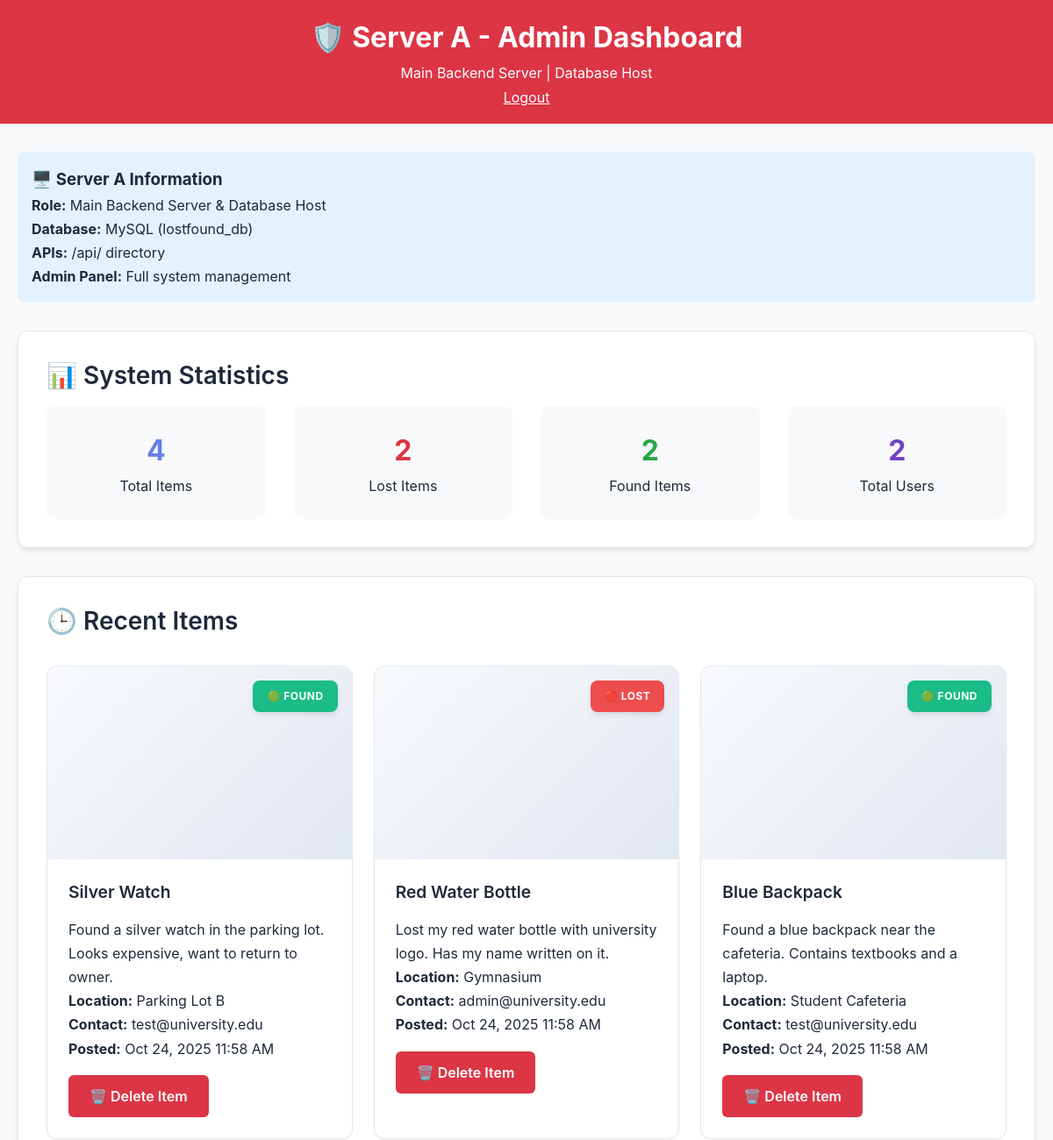
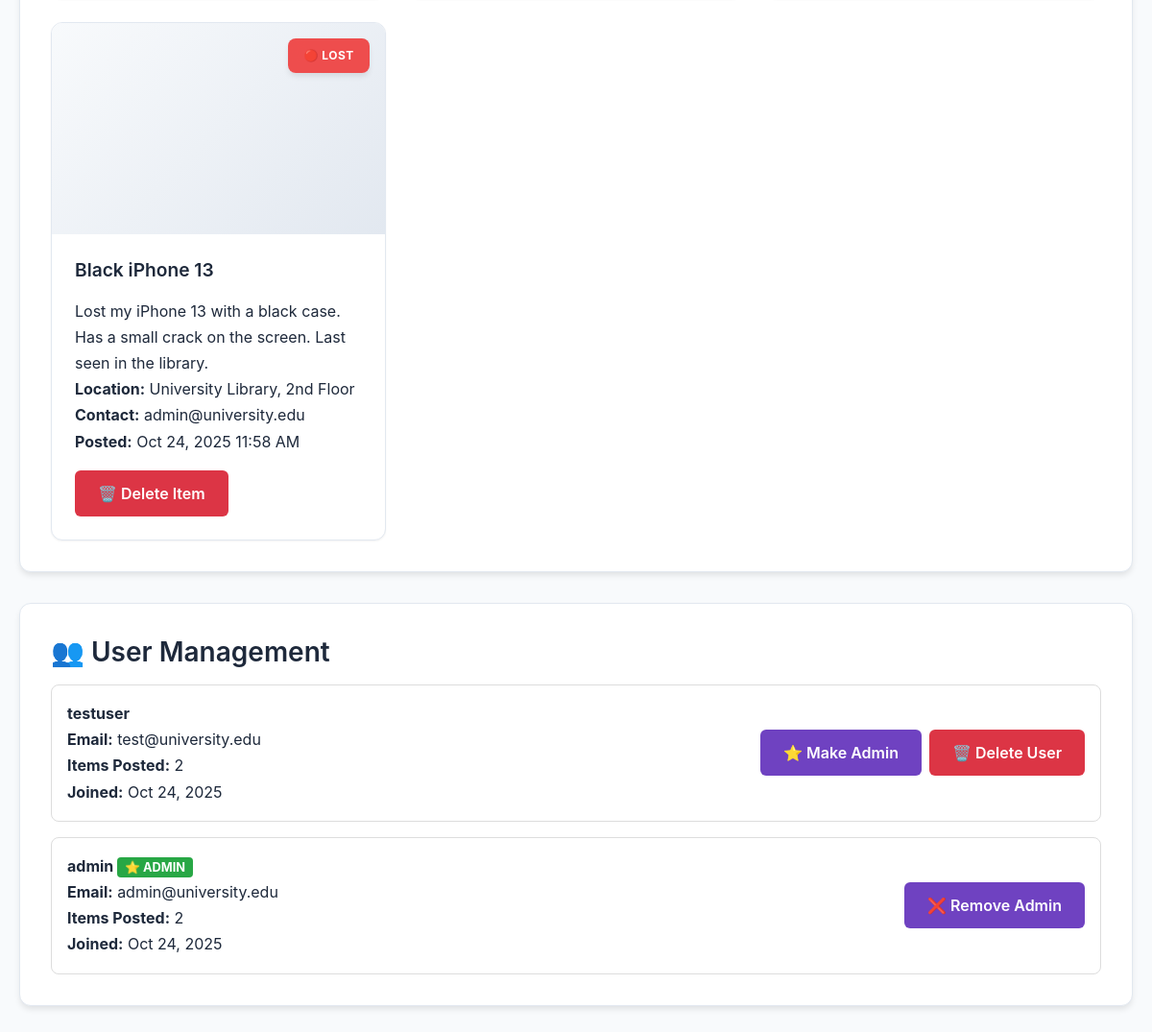
Screenshot of /ServerA/admin_dashboard.php (signed in) with the database file from the repository (2 pictures, top to bottom).
### tables this page shows
CREATE TABLE IF NOT EXISTS items (
    id INT AUTO_INCREMENT PRIMARY KEY,
    user_id INT DEFAULT NULL,
    title VARCHAR(100) NOT NULL,
    description TEXT NOT NULL,
    type ENUM('lost', 'found') NOT NULL,
    location VARCHAR(100) NOT NULL,
    contact VARCHAR(100) NOT NULL,
    image VARCHAR(255) NOT NULL,
    created_at TIMESTAMP DEFAULT CURRENT_TIMESTAMP,
    FOREIGN KEY (user_id) REFERENCES users(id) ON DELETE CASCADE
);

CREATE TABLE IF NOT EXISTS users (
    id INT AUTO_INCREMENT PRIMARY KEY,
    username VARCHAR(50) NOT NULL UNIQUE,
    email VARCHAR(100) NOT NULL UNIQUE,
    password VARCHAR(255) NOT NULL,
    is_admin TINYINT(1) DEFAULT 0,
    created_at TIMESTAMP DEFAULT CURRENT_TIMESTAMP
);

### ServerA/admin_dashboard.php (the view, shortened to what this page needs)
<?php
$conn = getDBConnection();
$sql = "SELECT
    COUNT(*) as total,
    SUM(CASE WHEN type = 'lost' THEN 1 ELSE 0 END) as lost_count,
    SUM(CASE WHEN type = 'found' THEN 1 ELSE 0 END) as found_count
    FROM items";
$result = $conn->query($sql);
$stats = $result->fetch_assoc();
$sql = "SELECT * FROM items ORDER BY created_at DESC LIMIT 10";
$result = $conn->query($sql);
$recentItems = [];
while ($row = $result->fetch_assoc()) {
    $recentItems[] = $row;
}
$sql = "SELECT users.*, COUNT(items.id) as item_count
        FROM users
        LEFT JOIN items ON users.id = items.user_id
        GROUP BY users.id
        ORDER BY users.created_at DESC";
$result = $conn->query($sql);
$allUsers = [];
while ($row = $result->fetch_assoc()) {
    $allUsers[] = $row;
}
?>
<!DOCTYPE html>
<html lang="en">
<head>
    <link rel="stylesheet" href="../ServerB/style.css">
</head>
<body>
    <div class="admin-header">
        <h1>🛡️ Server A - Admin Dashboard</h1>
        <p>Main Backend Server | Database Host</p>
        <a href="?logout=1" style="color: white; text-decoration: underline;">Logout</a>
    </div>
    <main>
        <div class="server-info">
            <h3>🖥️ Server A Information</h3>
            <p><strong>Role:</strong> Main Backend Server & Database Host</p>
            <p><strong>Database:</strong> MySQL (lostfound_db)</p>
            <p><strong>APIs:</strong> /api/ directory</p>
            <p><strong>Admin Panel:</strong> Full system management</p>
        </div>
        <section class="form-container">
            <h2>📊 System Statistics</h2>
            <div style="display: grid; grid-template-columns: repeat(auto-fit, minmax(200px, 1fr)); gap: 2rem; text-align: center;">
                <div style="padding: 1.5rem; background: #f8f9fa; border-radius: 10px;">
                    <h3 style="font-size: 2rem; color: #667eea;"><?php echo $stats['total']; ?></h3>
                    <p>Total Items</p>
                </div>
                <div style="padding: 1.5rem; background: #f8f9fa; border-radius: 10px;">
                    <h3 style="font-size: 2rem; color: #dc3545;"><?php echo $stats['lost_count']; ?></h3>
                    <p>Lost Items</p>
                </div>
                <div style="padding: 1.5rem; background: #f8f9fa; border-radius: 10px;">
                    <h3 style="font-size: 2rem; color: #28a745;"><?php echo $stats['found_count']; ?></h3>
                    <p>Found Items</p>
                </div>
                <div style="padding: 1.5rem; background: #f8f9fa; border-radius: 10px;">
                    <h3 style="font-size: 2rem; color: #6f42c1;"><?php echo count($allUsers); ?></h3>
                    <p>Total Users</p>
                </div>
            </div>
        </section>
        <section class="form-container">
            <h2>🕒 Recent Items</h2>
            <?php if (count($recentItems) > 0): ?>
                <div class="items-grid">
                    <?php foreach ($recentItems as $item): ?>
                        <div class="item-card">
                            <div class="item-card-header">
                                <span class="item-type <?php echo $item['type']; ?>">
                                    <?php echo $item['type'] === 'lost' ? '🔴 Lost' : '🟢 Found'; ?>
                                </span>
                            </div>
                            <div class="item-card-body">
                                <h3><?php echo htmlspecialchars($item['title']); ?></h3>
                                <p><?php echo htmlspecialchars($item['description']); ?></p>
                                <p><strong>Location:</strong> <?php echo htmlspecialchars($item['location']); ?></p>
                                <p><strong>Contact:</strong> <?php echo htmlspecialchars($item['contact']); ?></p>
                                <p><strong>Posted:</strong> <?php echo date('M j, Y g:i A', strtotime($item['created_at'])); ?></p>
                                <form method="POST" style="margin-top: 1rem;" onsubmit="return confirm('Delete this item?')">
                                    <button type="submit" name="delete_item" class="btn" style="background: #dc3545;">🗑️ Delete Item</button>
                                </form>
                            </div>
                        </div>
                    <?php endforeach; ?>
                </div>
            <?php else: ?>
                <p>No items found.</p>
            <?php endif; ?>
        </section>
        <section class="form-container">
            <h2>👥 User Management</h2>
            <?php if (count($allUsers) > 0): ?>
                <div style="display: grid; gap: 1rem;">
                    <?php foreach ($allUsers as $user): ?>
                        <div style="padding: 1rem; border: 1px solid #ddd; border-radius: 8px; display: flex; justify-content: space-between; align-items: center;">
                            <div>
                                <h4>
                                    <?php echo htmlspecialchars($user['username']); ?>
                                    <?php if ($user['is_admin'] == 1): ?>
                                        <span style="background: #28a745; color: white; padding: 0.2rem 0.5rem; border-radius: 4px; font-size: 0.8rem;">⭐ ADMIN</span>
                                    <?php endif; ?>
                                </h4>
                                <p><strong>Email:</strong> <?php echo htmlspecialchars($user['email']); ?></p>
                                <p><strong>Items Posted:</strong> <?php echo $user['item_count']; ?></p>
                                <p><strong>Joined:</strong> <?php echo date('M j, Y', strtotime($user['created_at'])); ?></p>
                            </div>
                            <div style="display: flex; gap: 0.5rem;">
                                <form method="POST">
                                    <button type="submit" name="toggle_admin" class="btn" style="background: #6f42c1;">
                                        <?php echo $user['is_admin'] == 1 ? '❌ Remove Admin' : '⭐ Make Admin'; ?>
                                    </button>
                                </form>
                                <?php if ($user['id'] != $_SESSION['user_id']): ?>
                                    <form method="POST" onsubmit="return confirm('Delete this user?')">
                                        <button type="submit" name="delete_user" class="btn" style="background: #dc3545;">🗑️ Delete User</button>
                                    </form>
                                <?php endif; ?>
                            </div>
                        </div>
                    <?php endforeach; ?>
                </div>
            <?php else: ?>
                <p>No users found.</p>
            <?php endif; ?>
        </section>
    </main>
</body>
</html>

### ServerB/style.css (style rules this page uses)
:root { --primary: #2563eb; --primary-dark: #1e40af; --primary-light: #3b82f6; --bg-primary: #ffffff; --bg-secondary: #f8fafc; --bg-dark: #0f172a; --text-primary: #1e293b; --text-secondary: #64748b; --text-light: #94a3b8; --success: #10b981; --success-light: #d1fae5; --error: #ef4444; --error-light: #fee2e2; --warning: #f59e0b; --border: #e2e8f0; --border-dark: #cbd5e1; --shadow-sm: 0 1px 2px 0 rgb(0 0 0 / 0.05); --shadow-md: 0 4px 6px -1px rgb(0 0 0 / 0.1); --shadow-lg: 0 10px 15px -3px rgb(0 0 0 / 0.1); }
* { margin: 0; padding: 0; box-sizing: border-box; }
body { font-family: -apple-system, BlinkMacSystemFont, 'Segoe UI', Roboto, 'Helvetica Neue', Arial, sans-serif; line-height: 1.7; color: var(--text-primary); background: var(--bg-secondary); min-height: 100vh; margin: 0; font-size: 16px; }
main { max-width: 1200px; margin: 2rem auto; padding: 0 20px; }
.form-container { background: var(--bg-primary); padding: 2rem; border-radius: 12px; border: 1px solid var(--border); box-shadow: var(--shadow-md); margin-bottom: 2rem; }
.form-container h2 { color: var(--text-primary); margin-bottom: 1rem; font-weight: 600; font-size: 1.75rem; line-height: 1.3; }
.btn { background: var(--primary); color: white; padding: 0.75rem 1.5rem; border: none; border-radius: 6px; cursor: pointer; font-size: 1rem; font-weight: 600; transition: all 0.2s ease; text-decoration: none; display: inline-block; font-family: inherit; line-height: 1.5; }
.items-grid { display: grid; grid-template-columns: repeat(auto-fill, minmax(280px, 1fr)); gap: 1.5rem; margin-top: 2rem; }
.item-card { background: var(--bg-primary); border-radius: 12px; padding: 0; border: 1px solid var(--border); box-shadow: var(--shadow-sm); transition: all 0.3s ease; overflow: hidden; display: flex; flex-direction: column; }
.item-type { position: absolute; top: 1rem; right: 1rem; padding: 0.5rem 1rem; border-radius: 8px; font-size: 0.75rem; font-weight: 700; text-transform: uppercase; letter-spacing: 0.5px; z-index: 10; box-shadow: var(--shadow-md); backdrop-filter: blur(8px); }
.item-type.lost { background: rgba(239, 68, 68, 0.95); color: white; }
.item-type.found { background: rgba(16, 185, 129, 0.95); color: white; }
.item-card-header { position: relative; width: 100%; height: 220px; background: linear-gradient(135deg, #f8fafc 0%, #e2e8f0 100%); overflow: hidden; }
.item-card-body { padding: 1.5rem; flex: 1; display: flex; flex-direction: column; }
.item-card h3 { color: var(--text-primary); margin-bottom: 1rem; font-weight: 600; font-size: 1.2rem; line-height: 1.4; display: flex; align-items: center; gap: 0.5rem; word-wrap: break-word; overflow-wrap: break-word; hyphens: auto; }
html { scroll-behavior: smooth; }
.item-card:nth-child(odd), .item-card:nth-child(even) { animation: none; }
.form-container, .items-container, .hero { position: relative; }

### ServerA/admin_dashboard.php (style rules this page uses)
.admin-header { background: #dc3545; color: white; padding: 1rem; text-align: center; margin-bottom: 2rem; }
.server-info { background: #e3f2fd; padding: 1rem; border-radius: 8px; margin-bottom: 2rem; }

### rows the page displays
items: type "🟢 FOUND", title "Silver Watch", description "Found a silver watch in the parking lot. Looks expensive, want to return to owner.", location "Parking Lot B", contact "test@university.edu", created_at "Oct 24, 2025 11:58 AM"
items: type "🔴 LOST", title "Red Water Bottle", description "Lost my red water bottle with university logo. Has my name written on it.", location "Gymnasium", contact "admin@university.edu", created_at "Oct 24, 2025 11:58 AM"
items: type "🟢 FOUND", title "Blue Backpack", description "Found a blue backpack near the cafeteria. Contains textbooks and a laptop.", location "Student Cafeteria", contact "test@university.edu", created_at "Oct 24, 2025 11:58 AM"
items: type "🔴 LOST", title "Black iPhone 13", description "Lost my iPhone 13 with a black case. Has a small crack on the screen. Last seen in the library.", location "University Library, 2nd Floor", contact "admin@university.edu", created_at "Oct 24, 2025 11:58 AM"
users: username "testuser", email "test@university.edu", item_count "2", created_at "Oct 24, 2025", is_admin "⭐ Make Admin"
users: username "admin", is_admin "⭐ ADMIN", email "admin@university.edu", item_count "2", created_at "Oct 24, 2025"

### other values shown
$stats['total'] "4"
$stats['lost_count'] "2"
$stats['found_count'] "2"
count($allUsers) "2"
